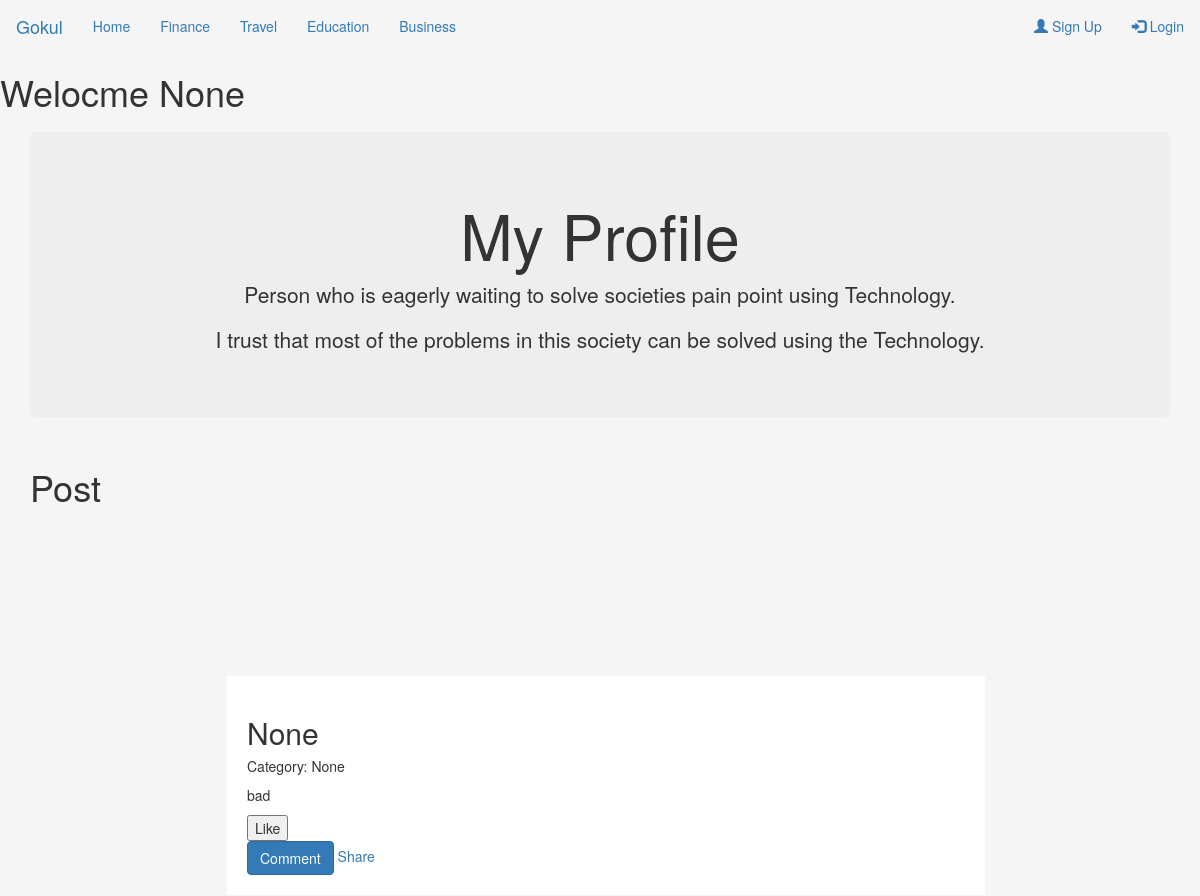
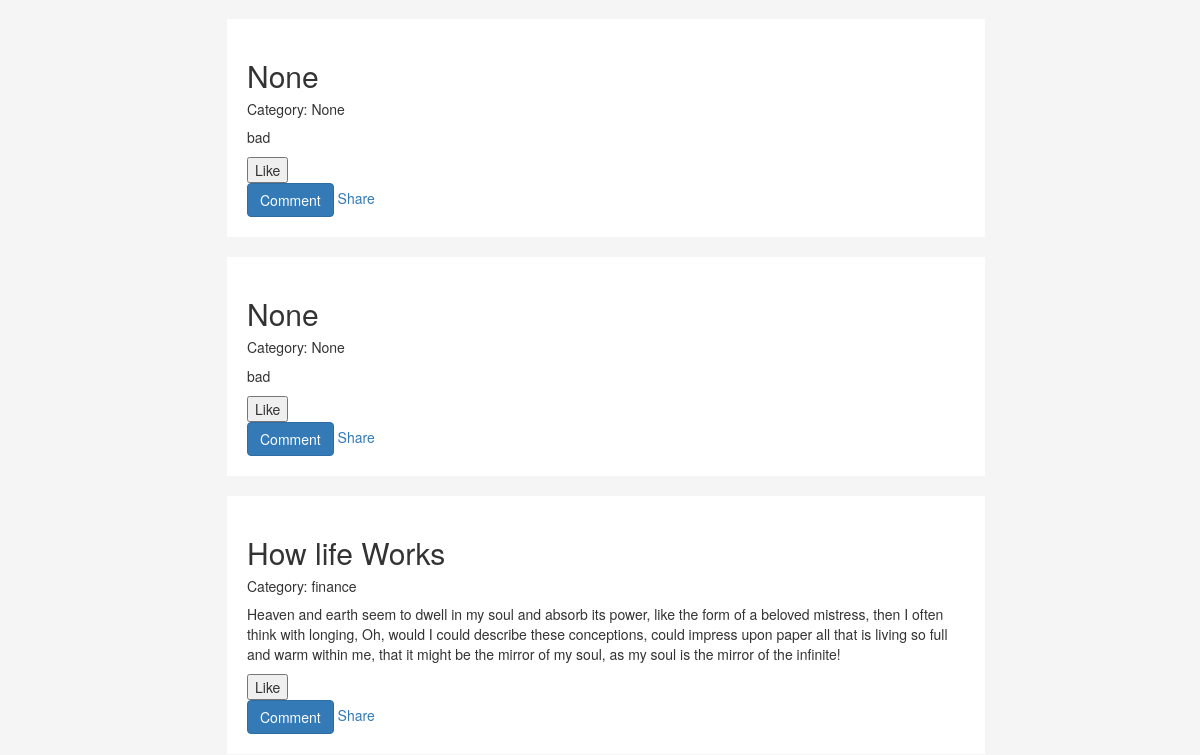
/ (upper part), run on an earlier commit of the app's database (2 pictures, top to bottom).
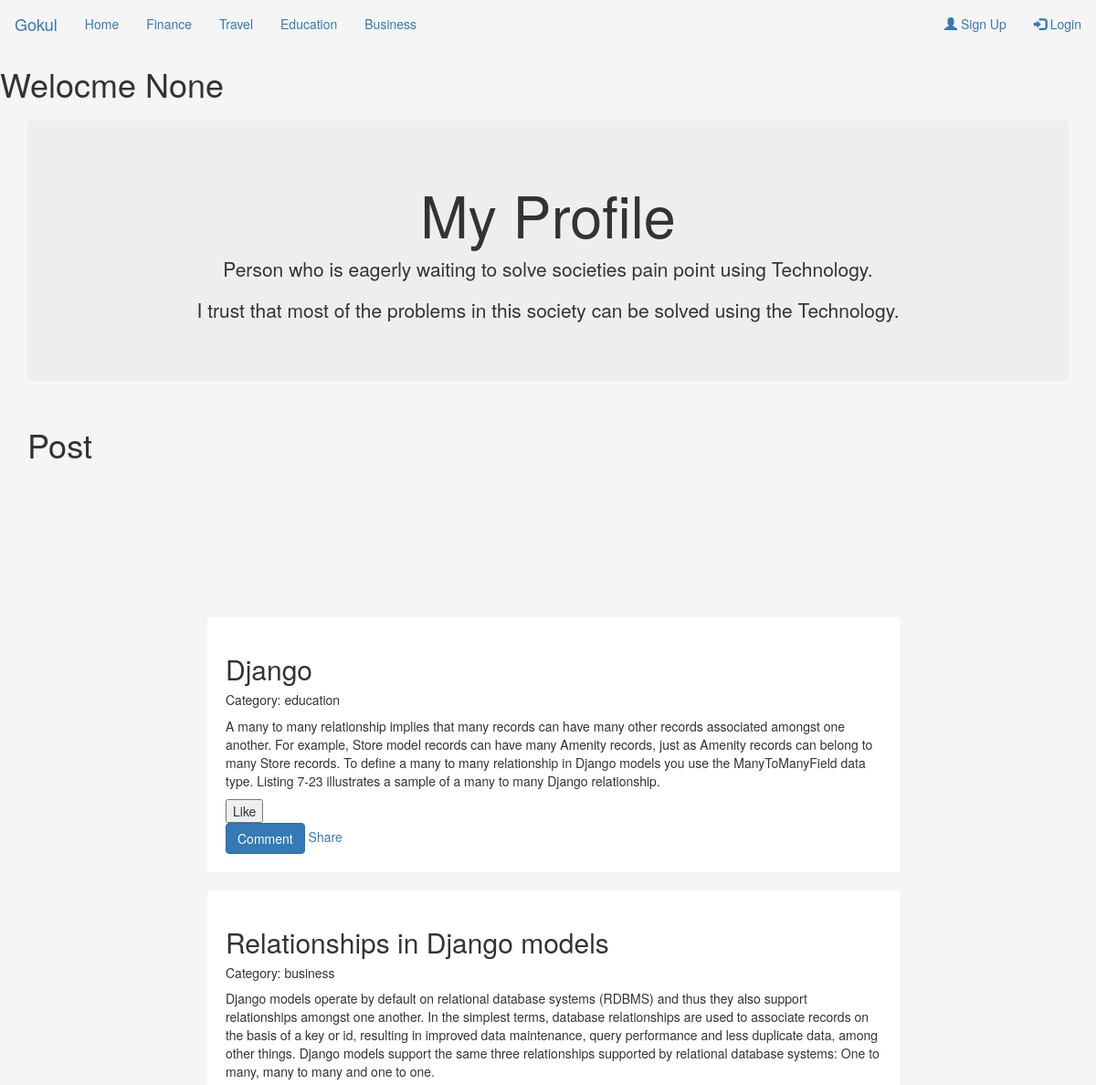
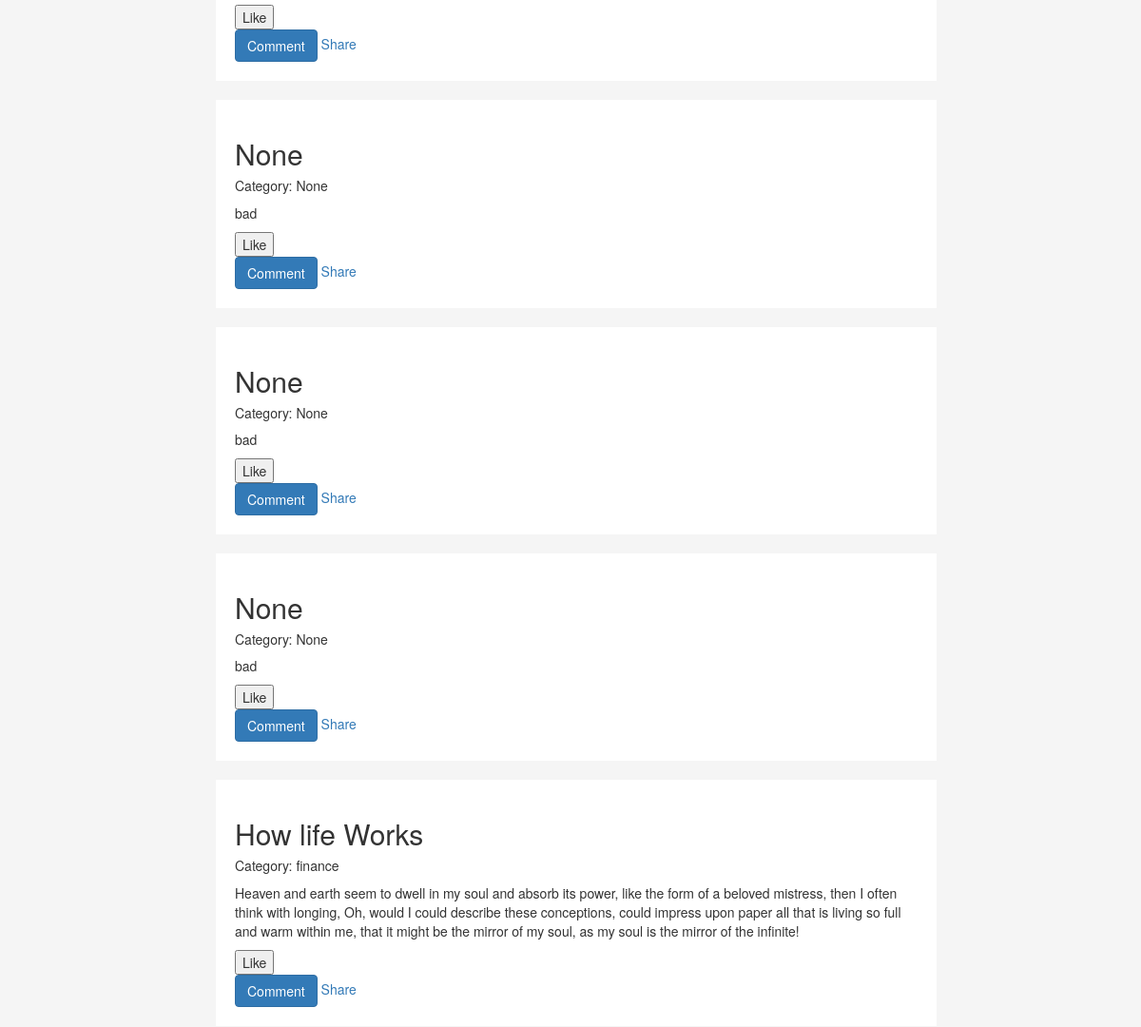
And on a later commit of the database (2 pictures, top to bottom).
### home/models.py (models this page shows)
class Post(models.Model):
	title = models.CharField(max_length=60, null=True)
	description = models.TextField(null=True)
	category = models.CharField(max_length=20, null=True)

### home/views.py (the view, shortened to what this page needs)
# urls.py: url(r'^$', index),
def index(request):
	post = Post.objects.order_by('-id')
	return render(request, 'home/index.html', {'post':post})

### home/templates/home/index.html (shortened to what this page needs)
{% extends "base.html" %}
{% block content %}
	<div class="container">
	  <div class="jumbotron ">
	    <h1 align="center">My Profile</h1>
	    <p align="center">Person who is eagerly waiting to solve societies pain point using Technology.</p>
	    <p align="center"> I trust that most of the problems in this society can be solved using the Technology.</p>
	  </div>
	</div>
	<div class="container">
	<h1>Post</h1>
	<br>
	<br>
	<br>
	<br>
	<br>
	<br>
	<br>
	</div>
	<div class="container">
		<div class="row">
		  <div class="leftcolumn">
		  {% for p in post %}
			    <div class="card1">
		    		<h2>{{p.title}}</h2>
		    		<h5> Category: {{p.category}}</h5>
		    		<p>{{p.description}}</p>
		    		<form method="Post" action="/home/index/">{% csrf_token%}
		    			<input type="submit" name="Like" value="Like">
		    		</form>
		    		<a href="/home/comment/{{p.id}}/"> <button class="btn btn-primary">Comment</button>  </a>
		    		<a href="https://www.facebook.com/sharer/sharer.php?u=http://127.0.0.1:8000/home/comment/{{p.id}}">
					Share
					</a>
			    </div>
		    {% endfor %}
		  </div>
	 	</div>
	 </div>
{% endblock %}

What changed in the data, as far as the page shows it:
added Post: title "Django", category "education", description "A many to many relationship implies that many records can have many other records associated amongst one another. For example, Store model records can have many Amenity records, just as Amenity records can belong to many Store records. To define a many to many relationship in Django models you use the ManyToManyField data type. Listing 7-23 illustrates a sample of a many to many Django relationship."
added Post: title "Relationships in Django models", category "business", description "Django models operate by default on relational database systems (RDBMS) and thus they also support relationships amongst one another. In the simplest terms, database relationships are used to associate records on the basis of a key or id, resulting in improved data maintenance, query performance and less duplicate data, among other things. Django models support the same three relationships supported by relational database systems: One to many, many to many and one to one."
